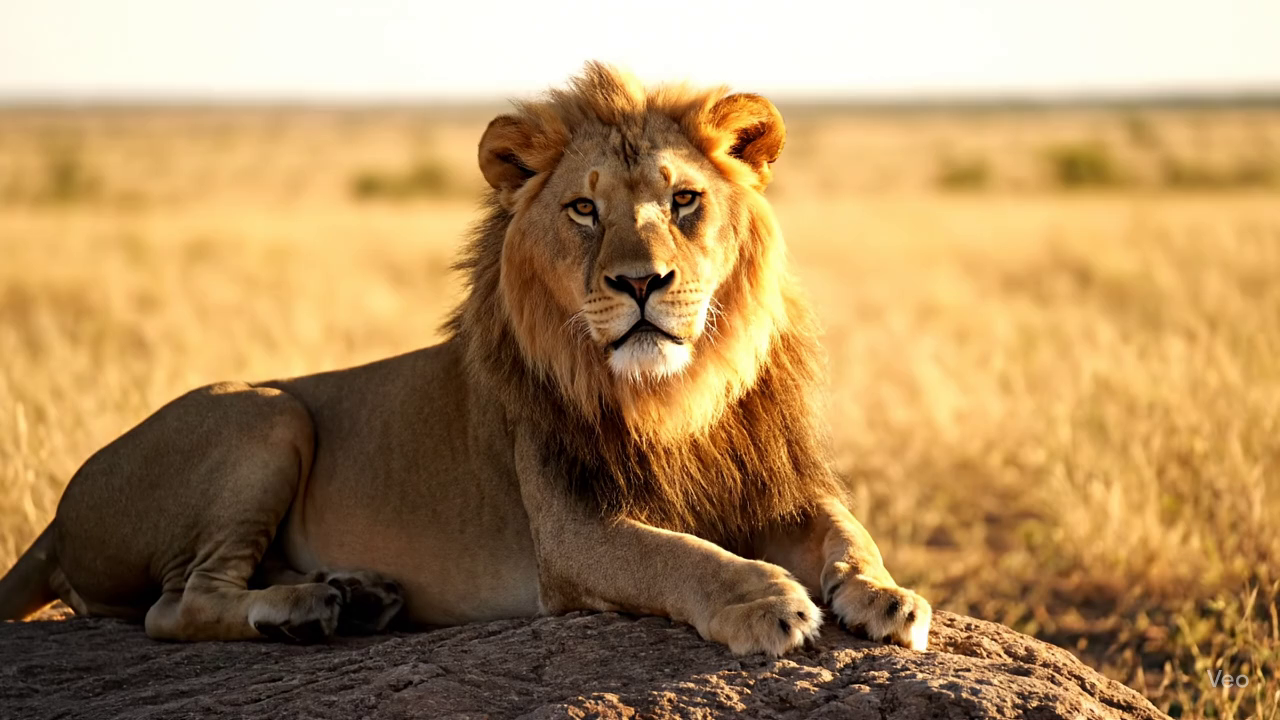
#> input picture frame 0 of media/lion_ai_video.mp4, 1280 x 720 px; the run also reads 1 picture not shown here
$ python explainability.py   (older library calls are emulated)
#> lines starting #> are read from the running program, lines starting #| are printed output that depends on the picture
### backend/attrClassifier.py
import cv2
import numpy as np
import os


class MediaAnalyzer:
    """
    Analyzes videos and images for deepfake detection using computer vision techniques.
    Extracts features like motion scores, edge consistency, and texture variance.
    """

    def __init__(self):
        self.frames = []
        self.motion_scores = []
        self.edge_consistency = []
        self.texture_variances = []
        self.edge_density = 0
        self.color_variance = 0
        self.edge_continuity = 0
        self.metadata = {}

    def analyze_video(self, file_path):
        """
        Analyze a video file.

        Args:
            file_path (str): Path to the video file

        Returns:
            dict: Video analysis results
        """
#> called with file_path = 'media/lion_ai_video.mp4'
        cap = cv2.VideoCapture(file_path)

        if not cap.isOpened():
            raise ValueError(f"Could not open video file: {file_path}")

        frame_count = int(cap.get(cv2.CAP_PROP_FRAME_COUNT))
        fps = cap.get(cv2.CAP_PROP_FPS)
        width = int(cap.get(cv2.CAP_PROP_FRAME_WIDTH))
        height = int(cap.get(cv2.CAP_PROP_FRAME_HEIGHT))

        self.metadata = {
            'type': 'video',
            'frame_count': frame_count,
            'fps': fps,
            'width': width,
            'height': height,
            'duration': frame_count / fps if fps > 0 else 0
        }

        sample_rate = max(frame_count // 10, 1)
        self.frames = []

        for i in range(0, frame_count, sample_rate):
            cap.set(cv2.CAP_PROP_POS_FRAMES, i)
            ret, frame = cap.read()
            if not ret:
                break
            gray = cv2.cvtColor(frame, cv2.COLOR_BGR2GRAY)
            self.frames.append(gray)
#> this loop made 11 passes
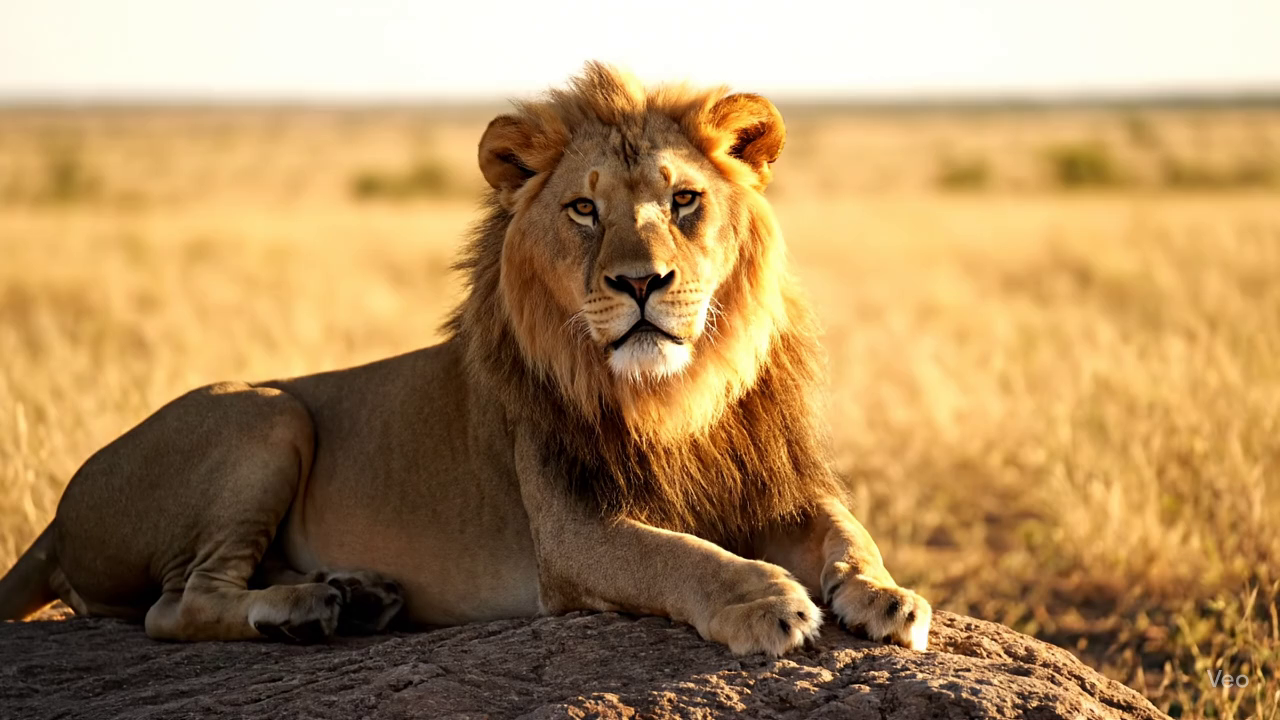
#> input picture frame 0 of media/lion_ai_video.mp4, 1280 x 720 px
#> after the loop:
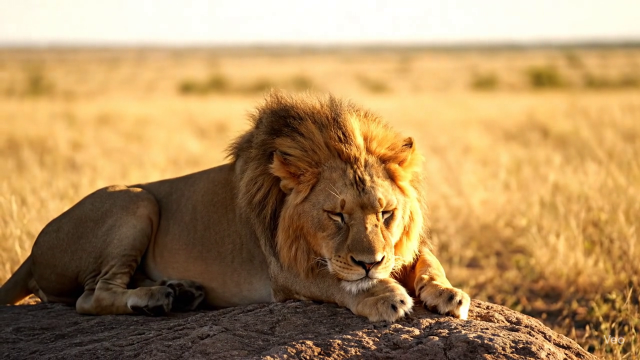
#> frame: shape (720, 1280, 3) (shown at 1/2 size); mean B, G, R 94, 140.8, 175.4
#> after the loop, self.frames = 11 items

        cap.release()

        self.calculate_motion_and_edges()
        self.calculate_texture_variance()

        return self.compile_results()

    def analyze_image(self, file_path):
        """
        Analyze a single image file.

        Args:
            file_path (str): Path to the image file

        Returns:
            dict: Image analysis results
        """
        image = cv2.imread(file_path)

        if image is None:
            raise ValueError(f"Could not read image file: {file_path}")

        height, width = image.shape[:2]
        gray = cv2.cvtColor(image, cv2.COLOR_BGR2GRAY)

        self.metadata = {
            'type': 'image',
            'width': width,
            'height': height
        }

        self.frames = [gray]


        self.motion_scores = []
        self.edge_consistency = []
        self.calculate_texture_variance()

        self.edge_density = self.calculate_edge_density(gray)
        self.color_variance = self.calculate_color_variance(image)
        self.edge_continuity = self.calculate_edge_continuity(image)

        return self.compile_results()

    def calculate_motion_and_edges(self):
        self.motion_scores = []
        self.edge_consistency = []

        for i in range(1, len(self.frames)):

            diff = cv2.absdiff(self.frames[i], self.frames[i-1])
            self.motion_scores.append(np.mean(diff))

            edges1 = cv2.Canny(self.frames[i-1], 100, 200)
            edges2 = cv2.Canny(self.frames[i], 100, 200)
            edge_diff = np.mean(cv2.absdiff(edges1, edges2))
            self.edge_consistency.append(edge_diff)
#> this loop made 10 passes
#> edge_diff on passes 1 to 8: 19.58, 18.79, 18.67, 18.42, 16.72, 14.79, 15.42, 17.12
#> pass 1, in calculate_motion_and_edges, `edges1 = cv2.Canny(self.frames[i-1], 100, 200)`:
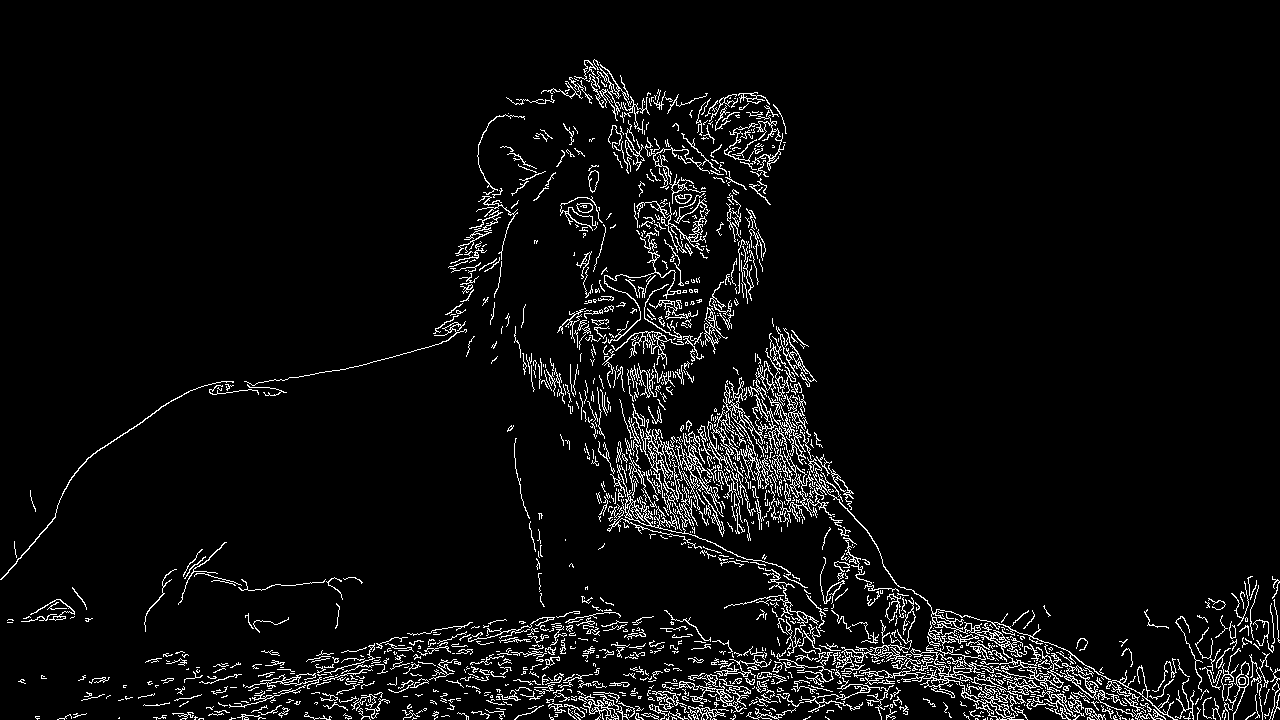
#> edges1: shape (720, 1280); 5.1% white in thin lines or dots
#> pass 1, in calculate_motion_and_edges, `edges2 = cv2.Canny(self.frames[i], 100, 200)`:
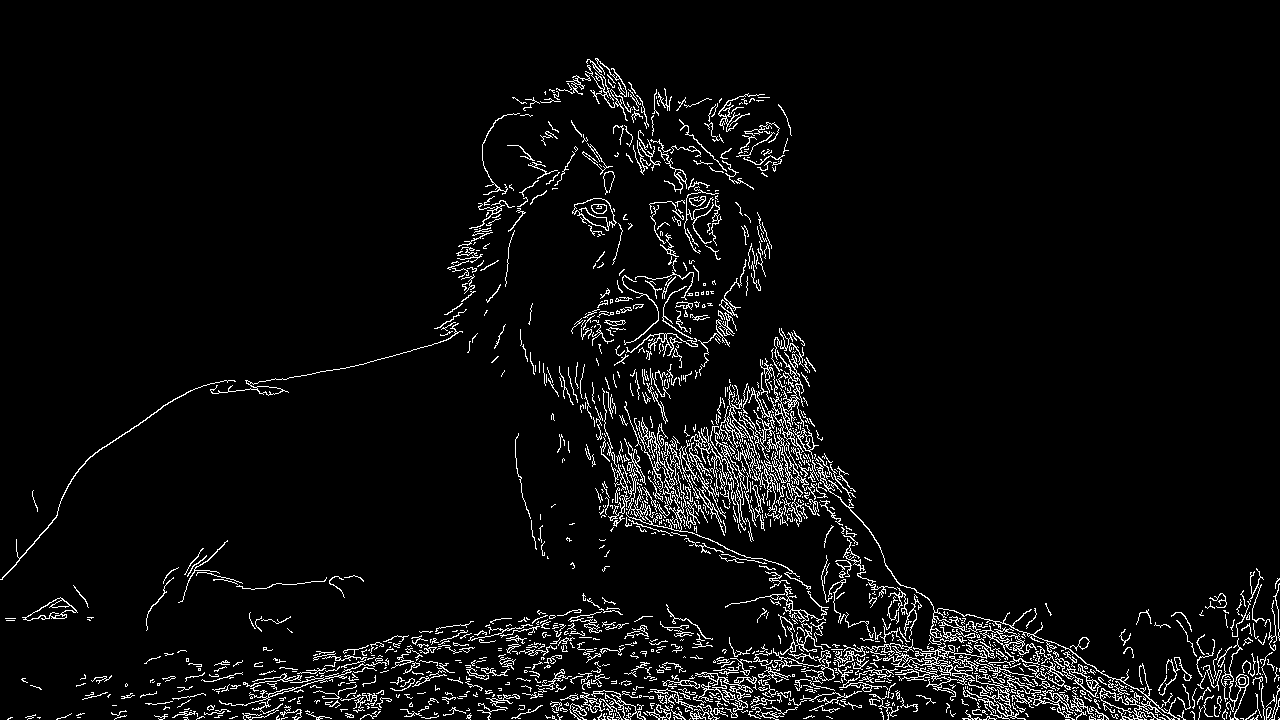
#> edges2: shape (720, 1280); 4.9% white in thin lines or dots
#> after the loop:
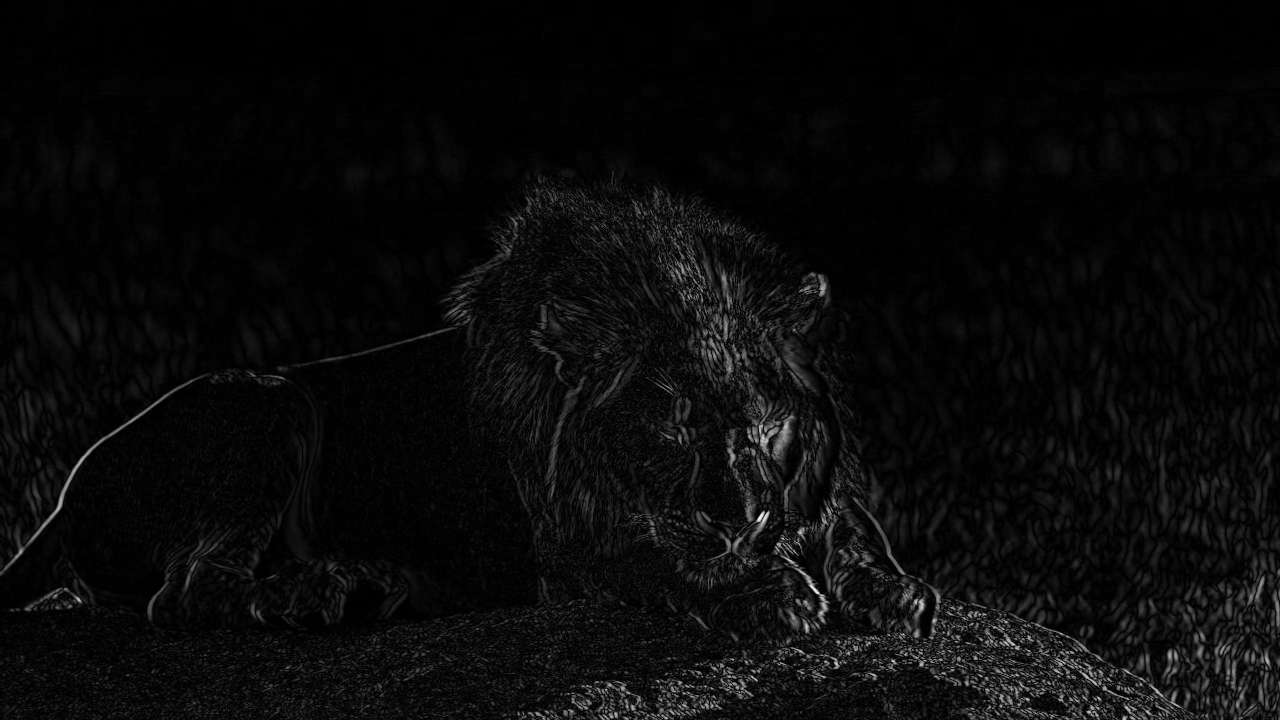
#> diff: shape (720, 1280); min 0, max 248, mean 9.9
#> after the loop, self.edge_consistency = [19.58, 18.79, 18.67, 18.42, 16.72, 14.79, 15.42, 17.12, 17.5, 17.79]; self.motion_scores = [9.61, 13.48, 14.61, 11.91, 14.26, 15.48, 18.22, 13.67, 7.42, 9.93]
#> (the rest of the program and of its run is left out)
